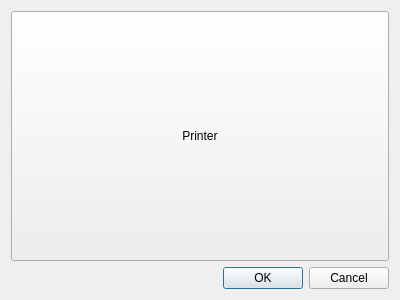
<?xml version="1.0" encoding="UTF-8"?>
<ui version="4.0">
 <class>PrinterTestDialog</class>
 <widget class="QDialog" name="PrinterTestDialog">
  <property name="geometry">
   <rect>
    <x>0</x>
    <y>0</y>
    <width>400</width>
    <height>300</height>
   </rect>
  </property>
  <property name="sizePolicy">
   <sizepolicy hsizetype="Expanding" vsizetype="Expanding">
    <horstretch>0</horstretch>
    <verstretch>0</verstretch>
   </sizepolicy>
  </property>
  <property name="windowTitle">
   <string>Printer Test</string>
  </property>
  <layout class="QGridLayout" name="gridLayout">
   <item row="0" column="0">
    <widget class="QPushButton" name="btnPrinter">
     <property name="sizePolicy">
      <sizepolicy hsizetype="Expanding" vsizetype="Expanding">
       <horstretch>0</horstretch>
       <verstretch>0</verstretch>
      </sizepolicy>
     </property>
     <property name="text">
      <string>Printer</string>
     </property>
    </widget>
   </item>
   <item row="1" column="0">
    <widget class="QDialogButtonBox" name="buttonBox">
     <property name="standardButtons">
      <set>QDialogButtonBox::Cancel|QDialogButtonBox::Ok</set>
     </property>
    </widget>
   </item>
  </layout>
 </widget>
 <resources/>
 <connections>
  <connection>
   <sender>buttonBox</sender>
   <signal>accepted()</signal>
   <receiver>PrinterTestDialog</receiver>
   <slot>accept()</slot>
   <hints>
    <hint type="sourcelabel">
     <x>199</x>
     <y>278</y>
    </hint>
    <hint type="destinationlabel">
     <x>199</x>
     <y>149</y>
    </hint>
   </hints>
  </connection>
  <connection>
   <sender>buttonBox</sender>
   <signal>rejected()</signal>
   <receiver>PrinterTestDialog</receiver>
   <slot>reject()</slot>
   <hints>
    <hint type="sourcelabel">
     <x>199</x>
     <y>278</y>
    </hint>
    <hint type="destinationlabel">
     <x>199</x>
     <y>149</y>
    </hint>
   </hints>
  </connection>
 </connections>
</ui>
